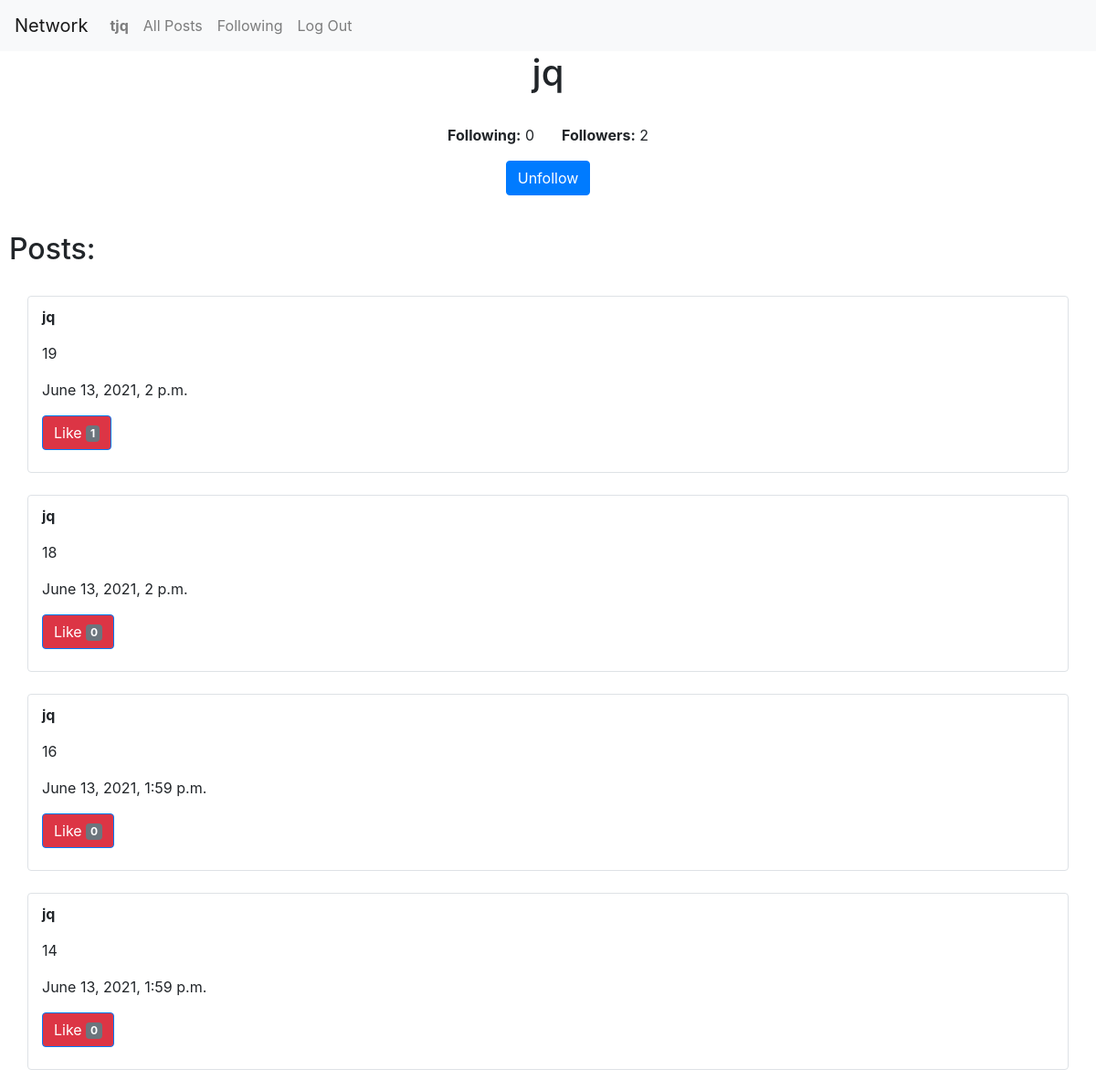
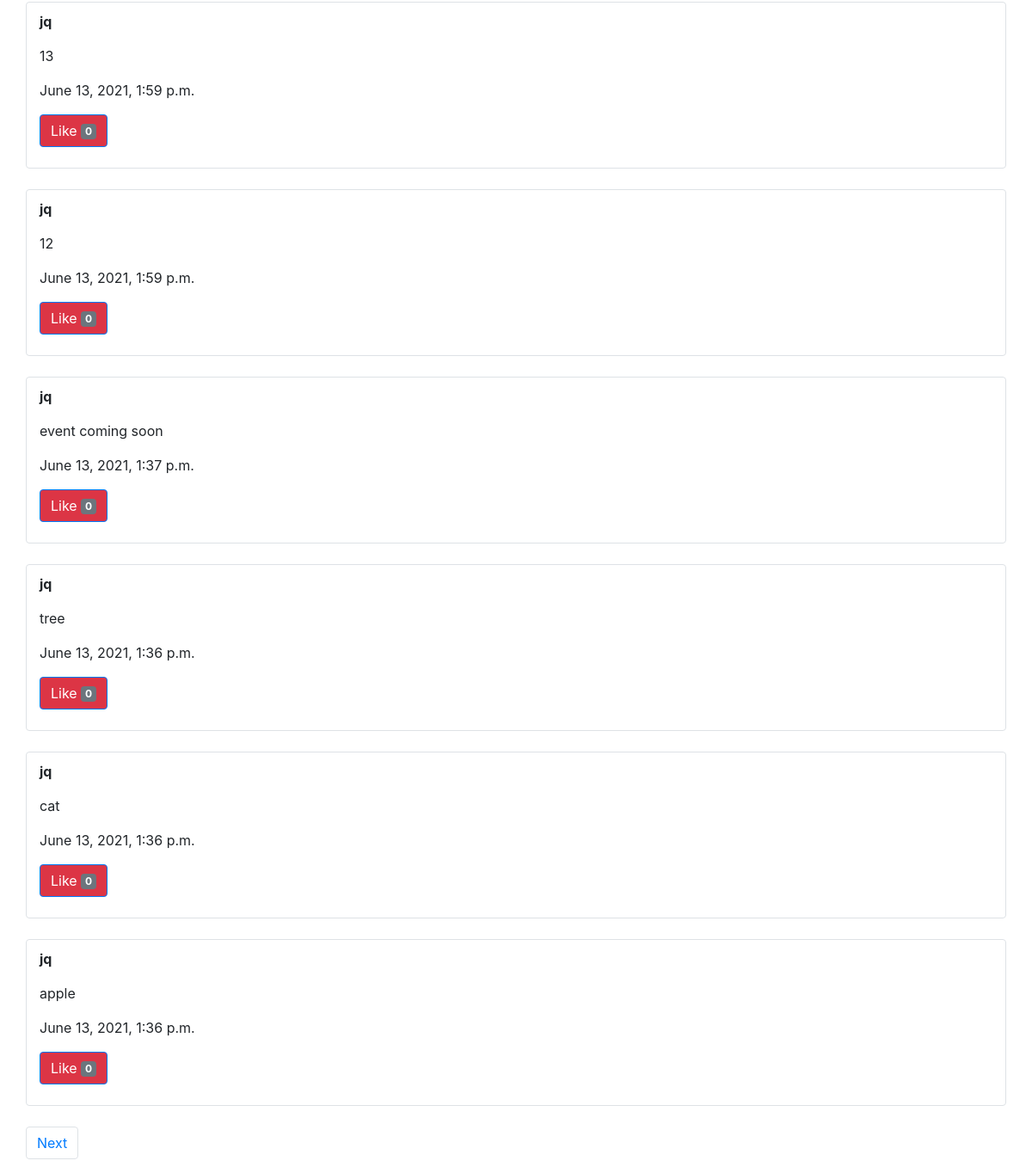
/jq (signed in), run on the app's committed database (2 pictures, top to bottom).
### network/models.py (models this page shows, shortened)
class User(AbstractUser):
    def __str__(self):
        return f"{self.username}"

class Follow(models.Model):
    user = models.ForeignKey(User, on_delete=models.CASCADE)
    following = models.IntegerField(default= 0)
    followers = models.IntegerField(default= 0)

class Following(models.Model):
    user = models.ForeignKey(User, on_delete=models.CASCADE, related_name="user")
    idol = models.ForeignKey(User, on_delete=models.CASCADE, related_name="idol")
    following = models.BooleanField(blank=False)

class Posts(models.Model):
    user = models.ForeignKey(User, on_delete=models.CASCADE)
    content = models.TextField(blank= False)
    time = models.DateTimeField(auto_now_add=True)
    likes = models.IntegerField(blank= False, default= 0)

### network/views.py (the view)
# urls.py: path("<str:user>", views.profile, name="profile")
@login_required(login_url="login")
def profile(request, user):
    user = User.objects.get(username=user)
    posts = Posts.objects.filter(user=user).all()
    posts = posts.order_by('time').reverse()
    if len(Follow.objects.filter(user=user).all()) == 0:
        temp = Follow.objects.create(user=user)
        temp.save()
    follows = Follow.objects.filter(user=user).all()
    if request.user != user:
        if len(Following.objects.filter(user=request.user, idol=user).all()) == 0:
            temp2 = Following.objects.create(user=request.user, idol=user, following=False)
            temp2.save()
    following = Following.objects.filter(user=request.user, idol=user).all()
    page_len = 1
    count = 0
    for i in posts:
        if count != 0:
            if count % 10 == 0:
                page_len += 1
        count += 1
    p = Paginator(posts, 10)
    temp_list = []
    for i in range(page_len):
        temp_page = p.get_page(i + 1)
        temp_list.append(temp_page.object_list)
    posts = temp_list[0]
    page_num = 1
    return render(request, "network/profile.html", {
        "posts": posts,
        "follows": follows,
        "following": following,
        "page_num": page_num,
        "page_len": page_len
    })

### network/templates/network/profile.html (shortened to what this page needs)
{% extends 'network/layout.html' %}
{% block body %}
    {% for follow in follows %}
        <h1 style="text-align:center;">{{follow.user}}</h1>
        <br>
        <div class= "container">
            <div class="row">
                <div class="col-6" style="text-align:right;">
                    <p><b>Following:</b> {{follow.following}}</p>
                </div>
                <div class="col-6">
                    <p><b>Followers:</b> {{follow.followers}}</p>
                </div>
            </div>
            <div class="row">
                <div class="col-12" style="text-align:center;">
                    {% if request.user != follow.user %}
                        {% for temp in following %}
                            {% if temp.following %}
                                <form action="{% url 'follow' %}" method="post">
                                    <input type="submit" value="Unfollow" class="btn btn-primary mb-3">
                                </form>
                            {% endif %}
                        {% endfor %}
                    {% endif %}
                </div>
            </div>
        </div>
    {% endfor %}
    <br>
    <h2>Posts: </h2>
    {% for post in posts %}
        <br>
        <div class= "container border rounded padding-top">
            <p><b>{{post.user}}</b></p>
            <p id="p{{post.id}}">{{post.content}}</p>
            <p>{{post.time}}</p>
            <button id="l{{post.id}}" name="likepost" value="{{post.id}}" type="button" class="btn btn-primary bg-danger">
                Like <span class="badge bg-secondary">{{post.likes}}</span>
            </button>
            <br></br>
        </div>
    {% endfor %}
    {% for follow in follows %}
        {% if page_len > 1 %}
            <br>
            <nav aria-label="Page navigation example">
                <ul class="pagination container">
                    {% if page_num != page_len %}
                        <li class="page-item"><a class="page-link" href="{% url 'ppage' follow.user page_num|add:"1" %}">Next</a></li>
                    {% endif %}
                </ul>
            </nav>
        {% endif %}
    {% endfor %}
{% endblock %}

### network/templates/network/layout.html (shortened to what this page needs)
{% load static %}
<!DOCTYPE html>
<html lang="en">
    <head>
        <link rel="stylesheet" href="https://stackpath.bootstrapcdn.com/bootstrap/4.4.1/css/bootstrap.min.css">
        <link href="{% static 'network/styles.css' %}" rel="stylesheet">
    </head>
    <body>
        <nav class="navbar navbar-expand-lg navbar-light bg-light">
            <a class="navbar-brand" href="#">Network</a>
            <div>
              <ul class="navbar-nav mr-auto">
                {% if user.is_authenticated %}
                    <li class="nav-item">
                        <a class="nav-link" href="{% url 'profile' user.username %}"><strong>{{ user.username }}</strong></a>
                    </li>
                {% endif %}
                <li class="nav-item">
                  <a class="nav-link" href="{% url 'index' %}">All Posts</a>
                </li>
                {% if user.is_authenticated %}
                    <li class="nav-item">
                        <a class="nav-link" href="{% url 'following' %}">Following</a>
                    </li>
                    <li class="nav-item">
                        <a class="nav-link" href="{% url 'logout' %}">Log Out</a>
                    </li>
                {% endif %}
              </ul>
            </div>
          </nav>
        <div class="body">
            {% block body %}
            {% endblock %}
        </div>
    </body>
</html>

### network/static/network/styles.css (style rules this page uses)
h2 { padding-left: 10px; }
.padding-top { padding-top: 10px; }

### data on the page
User: username "tjq"
Follow: user "jq", following "0", followers "2"
Posts: user "jq", content "19", time "June 13, 2021, 2 p.m.", {{ post.id }} 30 (drawn), likes "1"
Posts: user "jq", content "18", time "June 13, 2021, 2 p.m.", {{ post.id }} 29 (drawn), likes "0"
Posts: user "jq", content "16", time "June 13, 2021, 1:59 p.m.", {{ post.id }} 27 (drawn), likes "0"
Posts: user "jq", content "14", time "June 13, 2021, 1:59 p.m.", {{ post.id }} 25 (drawn), likes "0"
Posts: user "jq", content "13", time "June 13, 2021, 1:59 p.m.", {{ post.id }} 24 (drawn), likes "0"
Posts: user "jq", content "12", time "June 13, 2021, 1:59 p.m.", {{ post.id }} 23 (drawn), likes "0"
Posts: user "jq", content "event coming soon", time "June 13, 2021, 1:37 p.m.", {{ post.id }} 21 (drawn), likes "0"
Posts: user "jq", content "tree", time "June 13, 2021, 1:36 p.m.", {{ post.id }} 17 (drawn), likes "0"
Posts: user "jq", content "cat", time "June 13, 2021, 1:36 p.m.", {{ post.id }} 15 (drawn), likes "0"
Posts: user "jq", content "apple", time "June 13, 2021, 1:36 p.m.", {{ post.id }} 14 (drawn), likes "0"
